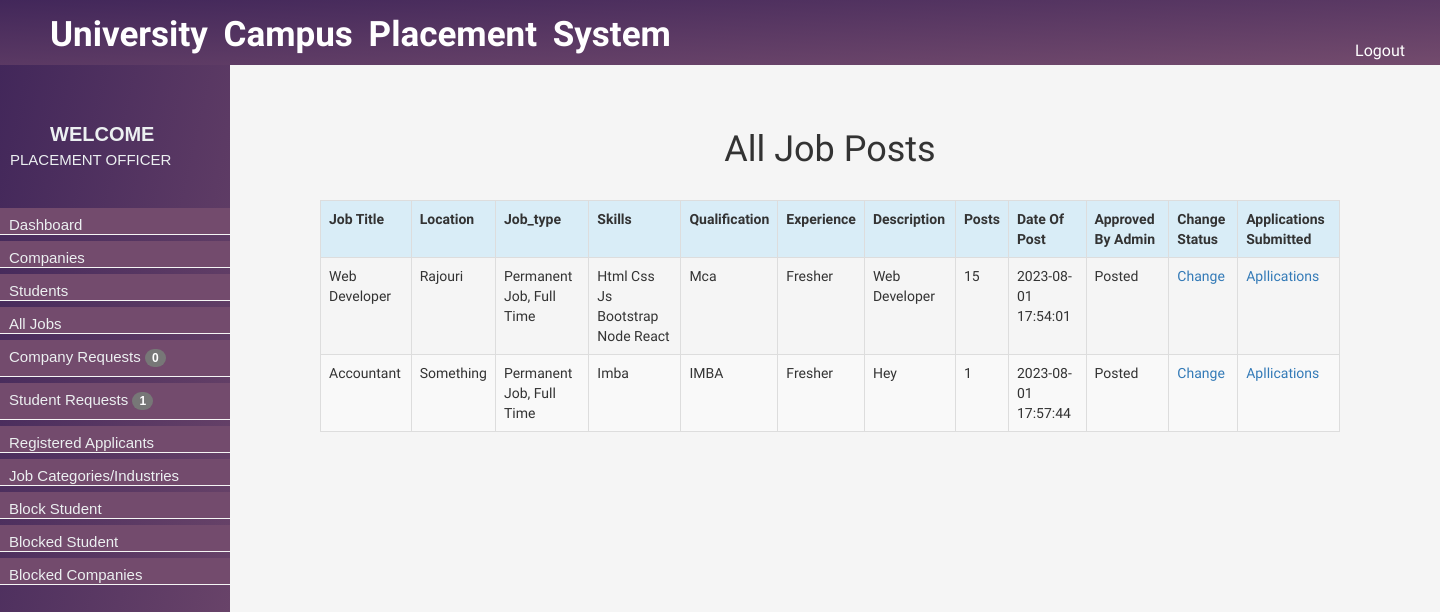
Before: /admin/jobs.php (signed in) with the older database file.
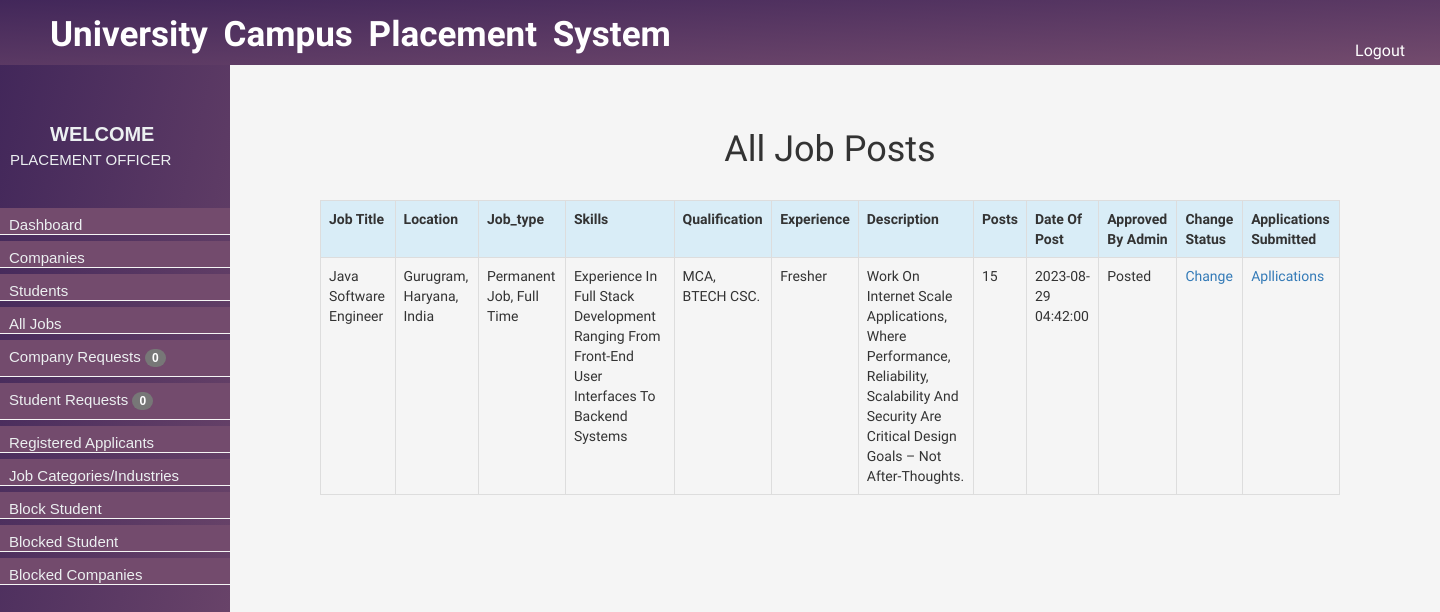
After: the same page with the newer database file.
### tables this page shows
CREATE TABLE `jobs` (
  `id` bigint(20) NOT NULL,
  `company_id` bigint(30) NOT NULL,
  `title` varchar(50) DEFAULT NULL,
  `location` varchar(50) DEFAULT NULL,
  `job_type` varchar(50) DEFAULT NULL,
  `skills` varchar(100) DEFAULT NULL,
  `salary` varchar(50) DEFAULT NULL,
  `industry` bigint(20) DEFAULT NULL,
  `role` varchar(50) DEFAULT NULL,
  `qualification` varchar(50) DEFAULT NULL,
  `grd_marks` varchar(20) NOT NULL,
  `experience` varchar(50) DEFAULT NULL,
  `description` varchar(20000) DEFAULT NULL,
  `posts` varchar(20) DEFAULT NULL,
  `dop` timestamp NOT NULL DEFAULT current_timestamp() ON UPDATE current_timestamp(),
  `approved` varchar(20) DEFAULT 'Pending'
);

### admin/jobs.php (the view, shortened to what this page needs)
<!DOCTYPE html>
<html>
<head>
</head>
<body>
  <?php
  include 'menu.php';
  include 'header.php';
  ?>
  <div style="background-color: whitesmoke; width:1200px;height: 1000px;margin-left: 230px;">
    <div style=" padding:90px;">
      <div style="height: 20px;"></div>
      <h1 style="text-align: center; font-family: 'Lobster', cursive;color: #333">All Job Posts</h1><br />
      <?php
      include('../db.php');
      $res = mysqli_query($con, "select * from jobs");
      echo "<table class='table  table-striped table-bordered' '/>";
      echo "<tr class='info'>";
      echo "<th>" . "Job Title" . "</th>";
      echo "<th>" . "Location" . "</th>";
      echo "<th>" . "job_type" . "</th>";
      echo "<th>" . "skills" . "</th>";
      echo "<th>" . "qualification" . "</th>";
      echo "<th>" . "experience" . "</th>";
      echo "<th>" . "description" . "</th>";
      echo "<th>" . "Posts" . "</th>";
      echo "<th>" . "Date Of Post" . "</th>";
      echo "<th>" . "Approved By Admin" . "</th>";
      echo "<th>" . "Change Status" . "</th>";
      echo "<th>" . "Applications Submitted" . "</th>";
      echo "</tr>";
      while ($row = mysqli_fetch_assoc($res)) {
        echo "<tr>";
        echo "<td>" . $row['title'] . "</td>";
        echo "<td>" . $row['location'] . "</td>";
        echo "<td>" . $row['job_type'] . "</td>";
        echo "<td>" . $row['skills'] . "</td>";
        echo "<td>" . $row['qualification'] . "</td>";
        echo "<td>" . $row['experience'] . "</td>";
        echo "<td>" . $row['description'] . "</td>";
        echo "<td>" . $row['posts'] . "</td>";
        echo "<td>" . $row['dop'] . "</td>";
        echo "<td>" . $row['approved'] . "</td>";
        echo "<td>" . "<a href='status.php?id=" . $row['id'] . "'> Change</a>" . "</td>";
        echo "<td>" . "<a href='applications.php?id=" . $row['id'] . "'> Apllications</a>" . "</td>";
        echo "</tr>";
      }
      ?>
    </div>
  </div>
</body>
</html>

### admin/menu.php (shortened to what this page needs)
<link rel="stylesheet" type="text/css" href="css/menu.css">
<div id="menu_bar" style="background-image: linear-gradient( to right bottom,  #42275a , #734b6d);"><br /><br />
  <span id="welcome">Welcome</span><br />
  <?php
  include('../db.php');
  $res7 = mysqli_query($con, "select * from company_login where status='Pending'");
  $cr = mysqli_num_rows($res7);
  $students = mysqli_query($con, "select * from users where status = 0 ");
  $stdNA = mysqli_num_rows($students);
  echo "<span id='span_user_name'>" . $_SESSION["admin_name"] . "</span>";
  ?><br /><br />
  <ul>
    <li> <a href="dashboard.php" class="links"> Dashboard </a> </li>
    <li> <a href="companies.php" class="links"> Companies </a> </li>
    <li> <a href="students.php" class="links"> Students </a> </li>
    <li> <a href="jobs.php" class="links"> All Jobs </a> </li>
    <li style="padding-bottom: 30px;"> <a href="company-request.php" class="links">
        Company Requests <span class="badge badge-light"> <?php echo $cr;  ?></span>
      </a>
    </li>
    <li style="padding-bottom: 30px;"> <a href="student-request.php" class="links">
        Student Requests <span class="badge badge-light"> <?php echo $stdNA;  ?></span>
      </a>
    </li>
    <li> <a href="applicants.php" class="links">Registered Applicants </a> </li>
    <li> <a href="job_category.php" class="links"> Job Categories/Industries </a> </li>
    <li> <a href="student-block.php" class="links">Block Student </a> </li>
    <li> <a href="blocked.php" class="links">Blocked Student </a> </li>
    <li> <a href="blocked_com.php" class="links">Blocked Companies </a> </li>
  </ul>
</div>

Changed rows visible on the page:
removed jobs: title "Web Developer", location "Rajouri", job_type "Permanent Job, Full Time", skills "Html Css Js Bootstrap Node React", qualification "Mca", experience "Fresher", description "Web Developer", posts "15", dop "2023-08-01 17:54:01", approved "Posted"
removed jobs: title "Accountant", location "Something", job_type "Permanent Job, Full Time", skills "Imba", qualification "IMBA", experience "Fresher", description "Hey", posts "1", dop "2023-08-01 17:57:44", approved "Posted"
added jobs: title "Java Software Engineer", location "Gurugram, Haryana, India", job_type "Permanent Job, Full Time", skills "Experience In Full Stack Development Ranging From Front-End User Interfaces To Backend Systems", qualification "MCA, BTECH CSC.", experience "Fresher", description "Work On Internet Scale Applications, Where Performance, Reliability, Scalability And Security Are Critical Design Goals – Not After-Thoughts.", posts "15", dop "2023-08-29 04:42:00", approved "Posted"
Other visible differences:
$stdNA: "1" → "0"
